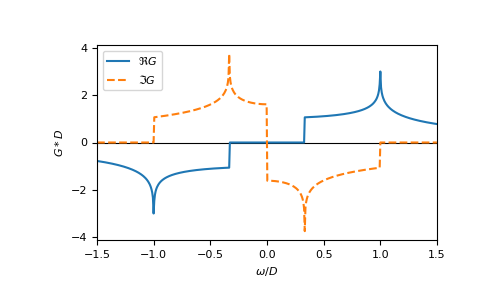

Python code for this plot:
ww = np.linspace(-1.5, 1.5, num=500, dtype=complex)
gf_ww = gt.lattice.rectangular.gf_z(ww, half_bandwidth=1, scale=2)

import matplotlib.pyplot as plt
_ = plt.axhline(0, color='black', linewidth=0.8)
_ = plt.plot(ww.real, gf_ww.real, label=r"$\Re G$")
_ = plt.plot(ww.real, gf_ww.imag, '--', label=r"$\Im G$")
_ = plt.ylabel(r"$G*D$")
_ = plt.xlabel(r"$\omega/D$")
_ = plt.xlim(left=ww.real.min(), right=ww.real.max())
_ = plt.legend()
plt.show()
